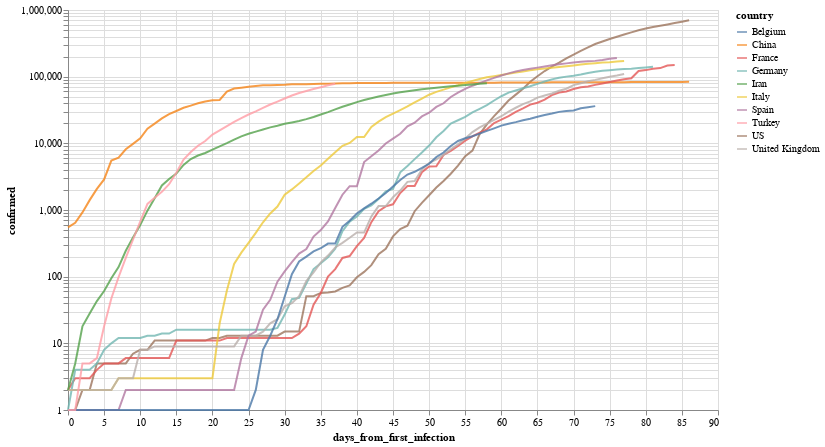

Write notebook code for a chart like this one.
### Markdown cell above
Por ejemplo, evolución (interactiva!) de los paises con mas infectados

### Code cell
total_confirmed_by_country = global_df.groupby('country').confirmed.max().sort_values(ascending=False)
selected_countries = total_confirmed_by_country[total_confirmed_by_country > 1000].index

plot_df = global_df[
    (global_df.confirmed > 0) & 
    (global_df.country.isin(selected_countries[:10]))
].sort_values('date')

selection = alt.selection_multi(
    fields=['country'], 
    bind='legend', 
    init=[{'country': c} for c in selected_countries[:10]]
)


(
    alt.Chart(plot_df)
       .mark_line()
       .encode(
           x='days_from_first_infection', 
           y=alt.Y('confirmed', scale=alt.Scale(type='log')), 
           color='country',
           opacity=alt.condition(selection, alt.value(.8), alt.value(.05))
       ).add_selection(selection)
        .properties(width=650, height=400)
       
)

### Figure 1 — Vega-Lite specification as saved in the notebook (floating-point values rounded to 4 significant figures; data arrays with more than 128 entries replaced by an {"elided": "..."} marker saying what was removed)
{"config": {"view": {"continuousWidth": 400, "continuousHeight": 300}}, "data": {"name": "data-ff7b48322ab6c1b02d9af32f331bdd0b"}, "mark": "line", "encoding": {"color": {"type": "nominal", "field": "country"}, "opacity": {"condition": {"value": 0.8, "selection": "selector001"}, "value": 0.05}, "x": {"type": "quantitative", "field": "days_from_first_infection"}, "y": {"type": "quantitative", "field": "confirmed", "scale": {"type": "log"}}}, "height": 400, "selection": {"selector001": {"type": "multi", "fields": ["country"], "bind": "legend", "init": [{"country": "US"}, {"country": "Spain"}, {"country": "Italy"}, {"country": "France"}, {"country": "Germany"}, {"country": "United Kingdom"}, {"country": "China"}, {"country": "Iran"}, {"country": "Turkey"}, {"country": "Belgium"}]}}, "width": 650, "$schema": "https://vega.github.io/schema/vega-lite/v4.8.1.json", "datasets": {"data-ff7b48322ab6c1b02d9af32f331bdd0b": {"elided": "745 records"}}}
